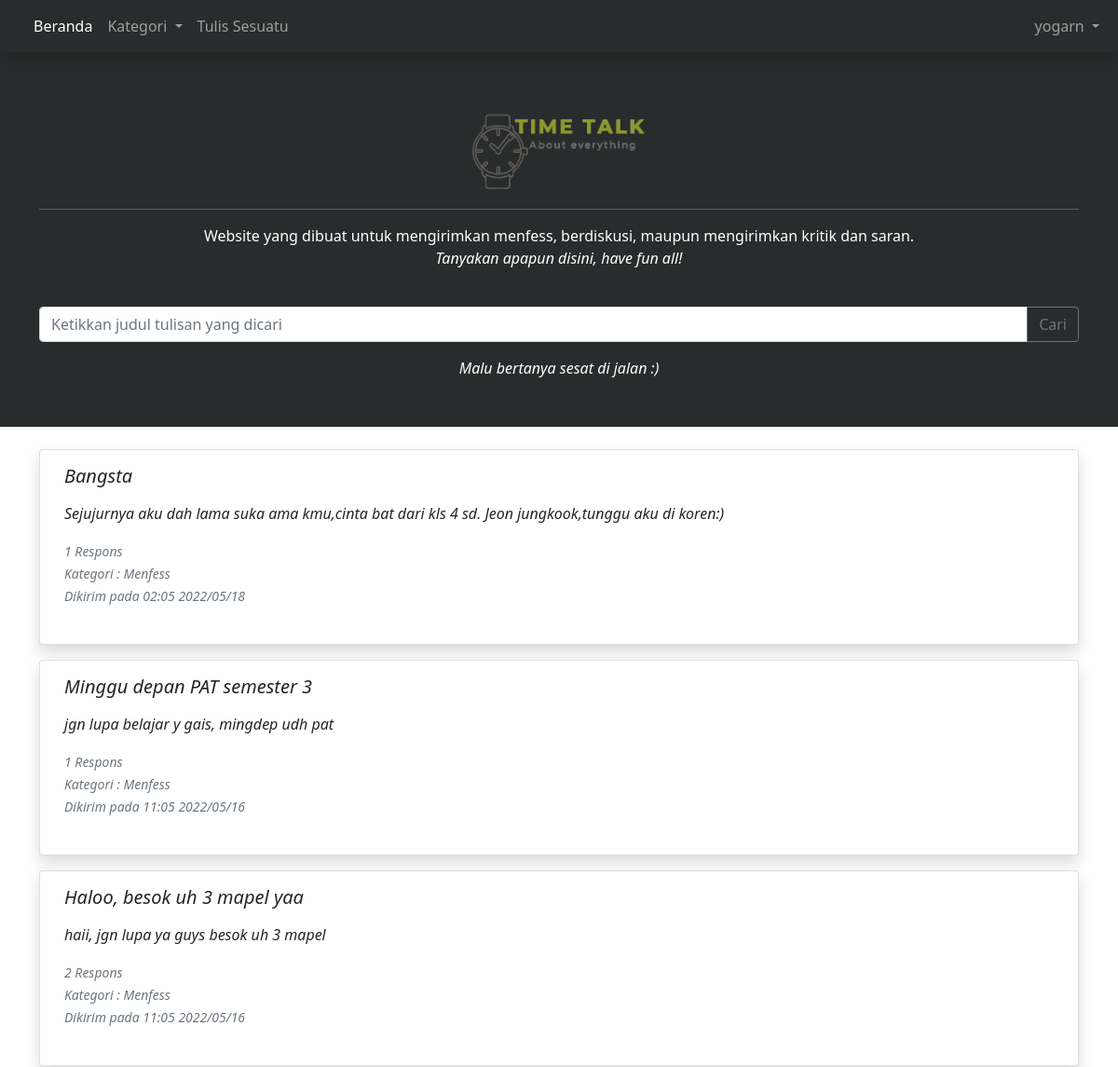
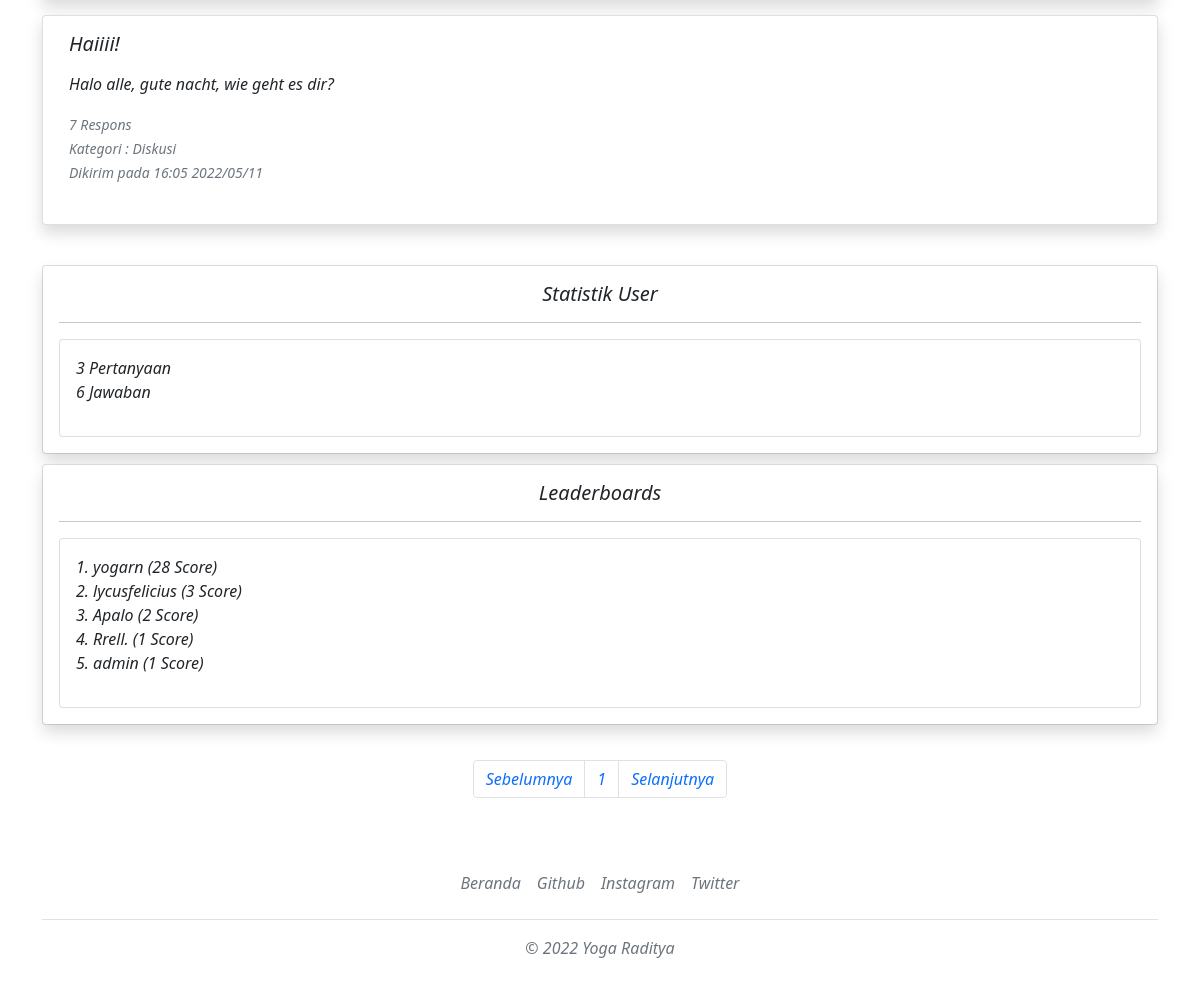
/index.php (signed in), run on the app's committed database (2 pictures, top to bottom).
### tables this page shows
CREATE TABLE `post` (
  `id` int(11) NOT NULL,
  `title` text DEFAULT NULL,
  `user_id` int(11) DEFAULT NULL,
  `content` text DEFAULT NULL,
  `category` text DEFAULT NULL,
  `date` text DEFAULT NULL,
  `total_resp` int(11) DEFAULT NULL,
  `last_resp` text DEFAULT NULL
);

CREATE TABLE `users` (
  `id` int(11) NOT NULL,
  `username` varchar(255) DEFAULT NULL,
  `email` varchar(255) DEFAULT NULL,
  `password` varchar(255) DEFAULT NULL,
  `score` int(11) DEFAULT NULL,
  `admin` tinyint(1) DEFAULT NULL
);

### index.php (the view, shortened to what this page needs)
<?php
require_once("config.php");
$username_sesi = $_SESSION["user"]["username"];
$sql = mysqli_query($link, "SELECT * FROM `users` WHERE `username`='$username_sesi'");
$row = mysqli_fetch_assoc($sql);
$user_id = $row['id'];
?>
<!DOCTYPE html>
<head>
    <link href="https://cdn.jsdelivr.net/npm/bootstrap@5.0.2/dist/css/bootstrap.min.css" rel="stylesheet">
    <link rel="stylesheet" href="css/style.css">
</head>
<body>
<nav class="navbar navbar-expand-lg navbar-dark shadow fixed-top" style="background-color: #292c2c;">
  <div class="container-fluid">
    <div class="collapse navbar-collapse" id="navbarSupportedContent">
      <ul class="navbar-nav me-auto mb-2 mb-lg-0">
        <li class="nav-item">
          <a class="nav-link active" aria-current="page" href="index.php">Beranda</a>
        </li>
        <ul class="navbar-nav" style="">
           <li class="nav-item dropdown">
        <a class="nav-link dropdown-toggle" href="#" id="navbarDropdownMenuLink" data-bs-toggle="dropdown" aria-haspopup="true" aria-expanded="false">
          Kategori
        </a>
      </li>
    </ul>
        <li class="nav-item">
          <a class="nav-link" href="tulis.php" tabindex="-1" aria-disabled="true">Tulis Sesuatu</a>
        </li>
    </ul>
    <ul class="navbar-nav" style="">
           <li class="nav-item dropdown">
        <a class="nav-link dropdown-toggle" href="#" id="navbarDropdownMenuLink" data-bs-toggle="dropdown" aria-haspopup="true" aria-expanded="false">
          <?php echo $username_sesi; ?>
        </a>
      </li>
    </ul>
    </div>
  </div>
</nav>
<div class="container-bg">
    <div class="container text-center putih">
        <h1 class="text-container"><img class="logo" src="logo.png"></h1>
        <hr>
        <p>Website yang dibuat untuk mengirimkan menfess, berdiskusi, maupun mengirimkan kritik dan saran.<br><em>Tanyakan apapun disini, have fun all!</em></p>
        <br>
        <form method="GET" action="search.php">
            <div class="input-group mb-3">
                <input type="text" name="key" class="form-control" placeholder="Ketikkan judul tulisan yang dicari" aria-label="" aria-describedby="button-addon2" autocomplete="off" required>
                <button class="btn btn-outline-secondary" type="submit" id="button-addon2">Cari</button>
            </div>
            <p class=""><em>Malu bertanya sesat di jalan :)<em></p>
        </form>
    </div>
</div>
<br>
<div class="container">
  <div class="row justify-content-lg-center">
    <div class="col">
    <?php
    				$batas = 9;
            $halaman = isset($_GET['halaman'])?(int)$_GET['halaman'] : 1;
            $halaman_awal = ($halaman>1) ? ($halaman * $batas) - $batas : 0;
            $previous = $halaman - 1;
            $next = $halaman + 1;
            $data = mysqli_query($link,"select * from `post`");
            $jumlah_data = mysqli_num_rows($data);
            $total_halaman = ceil($jumlah_data / $batas);
        $sql = mysqli_query($link, "SELECT * FROM `post` ORDER BY id DESC LIMIT $halaman_awal, $batas");
        foreach ($sql as $row) {
            $judul = $row['title'];
            $isi = $row['content'];
            $category = $row['category'];
            $date = $row['date'];
            $id = $row['id'];
            $total_resp = $row['total_resp'];
            echo '
            <div class="card mb-3 w-100 rounded shadow">
            <div class="card-body kiri-margin">
              <h5 class="card-title">'.$judul.'</h5>
              <p class="card-text">'.$isi.'</p>
              <p class="card-text"><small class="text-muted">'.$total_resp.' Respons<br>Kategori : '.$category.'<br>Dikirim pada '.$date.'<br></small><br>
              <a href="post-details.php?id='.$id.'" class="stretched-link"></a>
            </div>
          </div>';
        }
    ?>
<br>
<div class="card" style="margin-bottom: 10px;">
  <div class="card-body shadow rounded">
  <?php
    $data = mysqli_query($link,"SELECT * from `post` WHERE `user_id` = '$user_id'");
    $jumlah_data = mysqli_num_rows($data);
    $data_comments = mysqli_query($link,"SELECT * from `comment_to_post` WHERE `user_id` = '$user_id'");
    $jumlah_comments = mysqli_num_rows($data_comments);
    $data_reply = mysqli_query($link,"SELECT * from `reply` WHERE `user_id` = '$user_id'");
    $jumlah_reply = mysqli_num_rows($data_reply);
    $total_comments = $jumlah_comments + $jumlah_reply;
    echo '<h5 class="text-center">Statistik User</h5>
    <hr>
    <div class="card">
        <div class="card-body rounded">
            <p>'.$jumlah_data.' Pertanyaan <br>
            '.$total_comments.' Jawaban</p>
        </div>
    </div>';
    ?>
  </div>
</div>
<div class="card" style="margin-bottom: 10px;">
  <div class="card-body shadow rounded">
  <h5 class="text-center">Leaderboards</h5>
    <hr>
        <div class="card">
        <div class="card-body rounded">
    <p>
    <?php
    $no=1;
  $sql = mysqli_query($link, "SELECT * FROM `users` ORDER BY score DESC LIMIT 5");
  foreach ($sql as $row) {
      $username = $row['username'];
      $score = $row['score'];
  echo $no.'. '.$username.' ('.$score.' Score) <br>';
  $no++;
    }
    ?>
    </p>
    </div>
</div>
  </div>
</div>
    </div>
<nav>
			<ul class="pagination fly-margin justify-content-center">
				<li class="page-item">
					<a class="page-link" <?php if($halaman > 1){ echo "href='?halaman=$previous'"; } ?>>Sebelumnya</a>
				</li>
				<?php
				for($x=1;$x<=$total_halaman;$x++){
					?>
					<li class="page-item"><a class="page-link" href="?halaman=<?php echo $x ?>"><?php echo $x; ?></a></li>
					<?php
				}
				?>
				<li class="page-item">
					<a  class="page-link" <?php if($halaman < $total_halaman) { echo "href='?halaman=$next'"; } ?>>Selanjutnya</a>
				</li>
			</ul>
		</nav>
    <div class="container">
  <footer class="py-3 my-4">
    <ul class="nav justify-content-center border-bottom pb-3 mb-3">
      <li class="nav-item"><a href="index.php" class="nav-link px-2 text-muted">Beranda</a></li>
      <li class="nav-item"><a href="https://www.github.com/lycusfelicius" class="nav-link px-2 text-muted">Github</a></li>
      <li class="nav-item"><a href="https://www.instagram.com/yogar.n" class="nav-link px-2 text-muted">Instagram</a></li>
      <li class="nav-item"><a href="https://twitter.com/lycusfelicius" class="nav-link px-2 text-muted">Twitter</a></li>
    </ul>
    <p class="text-center text-muted">© 2022 Yoga Raditya</p>
  </footer>
</div>
</body>

### css/style.css (style rules this page uses)
.container-bg { background-color: #292c2c; padding-top: 85px; margin-top: 0px; padding-bottom: 35px; }
.putih { color: #FFFFFF; }
.text-container { margin-top: 30px; }
.fly-margin { margin: 25px; }
.logo { width: 200px; }
.kiri-margin { margin-left: 10px; }

### data on the page
post: title "Bangsta", content "Sejujurnya aku dah lama suka ama kmu,cinta bat dari kls 4 sd. Jeon jungkook,tunggu aku di koren:)", total_resp "1", category "Menfess", date "02:05 2022/05/18"
post: title "Minggu depan PAT semester 3", content "jgn lupa belajar y gais, mingdep udh pat", total_resp "1", category "Menfess", date "11:05 2022/05/16"
post: title "Haloo, besok uh 3 mapel yaa", content "haii, jgn lupa ya guys besok uh 3 mapel", total_resp "2", category "Menfess", date "11:05 2022/05/16"
post: title "Haiiii!", content "Halo alle, gute nacht, wie geht es dir?", total_resp "7", category "Diskusi", date "16:05 2022/05/11"
users: username "yogarn", score "28"
users: username "lycusfelicius", score "3"
users: username "Apalo", score "2"
users: username "Rrell.", score "1"
users: username "admin", score "1"

### other printed values
$username_sesi "yogarn"
$jumlah_data "3"
$total_comments "6"
